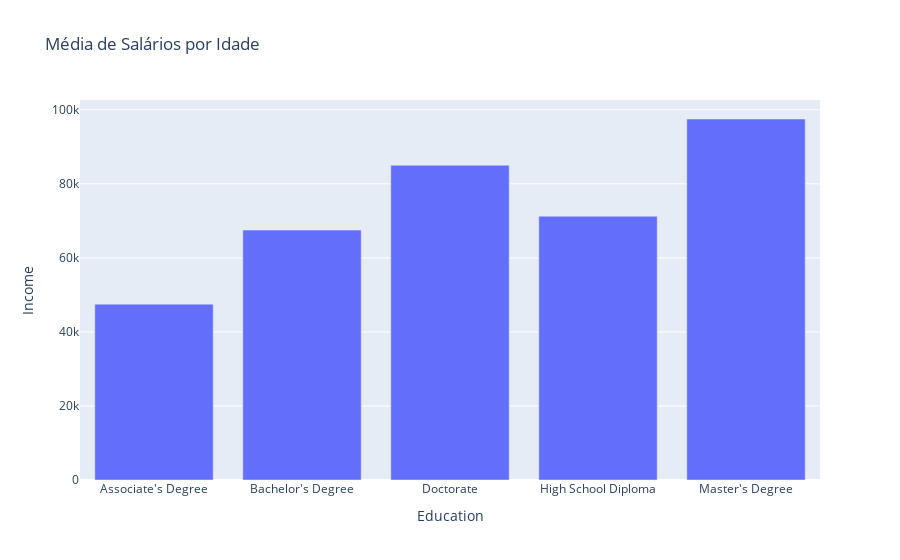

Notebook code cell kept with this figure:
### Markdown cell above
**E) Que outras perguntas te parecem fazer sentido explorarmos a resposta para conhecermos mais nossa base de dados e o comportamento dos clientes?**

 Elabore mais 3 perguntas e responda utilizando gráficos + insights.

### Code cell
media_salario_por_education = df.groupby('Education')['Income'].median().reset_index()

fig = px.bar(media_salario_por_education, x = 'Education', y = 'Income',
             title = 'Média de Salários por Idade',
             labels={'Income' : 'Income', 'Education' : 'Education'})
fig.show()

### Figure 1 — Plotly figure (JSON) as saved in the notebook; plotly's stock layout.template omitted (floating-point values rounded to 4 significant figures)
{"data": [{"alignmentgroup": "True", "hovertemplate": "Education=%{x}<br>Income=%{y}<extra></extra>", "legendgroup": "", "marker": {"color": "#636efa", "pattern": {"shape": ""}}, "name": "", "offsetgroup": "", "orientation": "v", "showlegend": false, "textposition": "auto", "type": "bar", "x": ["Associate's Degree", "Bachelor's Degree", "Doctorate", "High School Diploma", "Master's Degree"], "xaxis": "x", "y": [47500, 67500, 85000, 71250, 97500], "yaxis": "y"}], "layout": {"barmode": "relative", "legend": {"tracegroupgap": 0}, "title": {"text": "Média de Salários por Idade"}, "xaxis": {"anchor": "y", "domain": [0, 1], "title": {"text": "Education"}}, "yaxis": {"anchor": "x", "domain": [0, 1], "title": {"text": "Income"}}}}
